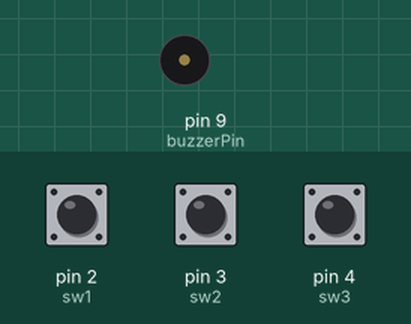
Recording of a sketch running on a simulated Arduino Uno, built with avr-gcc and run on an emulated ATmega328P. On the bench: buzzer (waves = sounding). Inputs (shaded band) come from the test bench; at power-on: pin 2 (sw1) HIGH, pin 3 (sw2) HIGH, pin 4 (sw3) HIGH.

Above: at 1.4 s.
1.5 s: pin 2 (sw1) pulled LOW for 0.4 s
At 2.0 s:
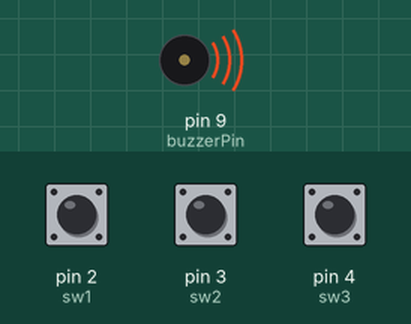
Timing chart, 0 to 4.5 s (numbered marks = the images above; inputs shaded):
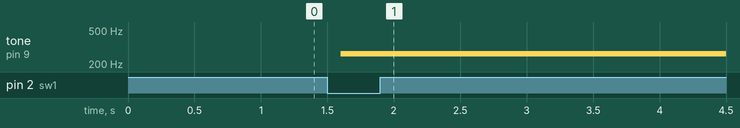

The sketch:

AR21_doremi.ino.ino
```cpp
/*
 예제 9.1
 피에조 부저를 이용한 소리 출력
*/

int buzzerPin = 9;
int songLength = 16;
int sw1 =2;
int sw2 =3;
int sw3 =4;

// 노래 데이터, 공백은 쉬는 구간을 나타낸다
// 음계: 'c', 'd', 'e', 'f', 'g', 'a', 'b', 'C'
char notes[] = "cee egg dff abb ";
// 음의 길이, 노래 데이터와 맞춰 음의 길이를 설정한다.
int beats[] = {1,1,1,1,1,1,1,1,1,1,1,1,1,1,1,1};

// 노래의 빠르기를 설정한다.
int tempo = 200;

void setup()
{
  // 부저핀을 출력으로 설정한다
  pinMode(buzzerPin, OUTPUT);
  pinMode(sw1, INPUT_PULLUP);
  pinMode(sw2, INPUT_PULLUP);
  pinMode(sw3, INPUT_PULLUP);

}


void loop()
{
  // 부저 출력 시간에 사용할 변수 설정
  int duration;
  if (digitalRead(sw1) == LOW) {
    tone(9,262);
  }else if(digitalRead(sw2)==LOW){
  tone(9,349.2);
  }else if(digitalRead(sw3)==LOW){
  tone(9,440);
  }

  // 노래 길이 데이터 갯수만큼 반복한다
  for (int i = 0; i < songLength; i++){
    // 한 음의 시간을 계산한다.
    duration = beats[i]*tempo;


    // 음이 바뀔 때 잠시 쉬어준다
    delay(tempo / 10);
  }
}


int frequency(char note){
  // 노래 데이터를 주파수 값으로 변경하기 위한 함수

  int i;
  // 음계의 갯수 설정
  int notes = 3;

  char names[] = { 'c', 'd', 'e' };
  int frequencies[] = {262,  330, 392};

  // 노래 데이터를 주파수 값으로 변경하기 위해 반복하여 비교한다
  for (i = 0; i < notes; i++){
    if (names[i]==note ){
      // 맞는 값을 찾았을 경우 이 값을 회신한다
      return(frequencies[i]);
    };
  };
  // 앞의 for문에서 맞는 값을 못찾았을 경우 0을 회신한다
  return(0);
}
```

Measured:
- after the input at 1.5 s, tone on pin 9 (buzzerPin): silent → 262 Hz after 0.10 s
